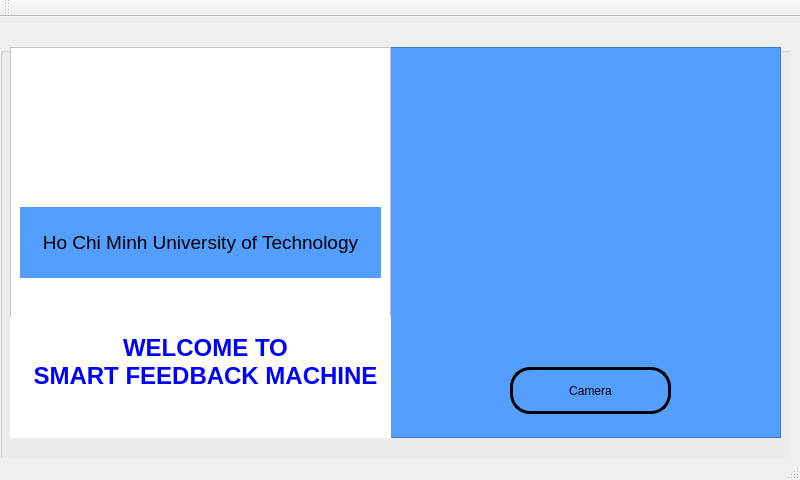
<?xml version="1.0" encoding="UTF-8"?>
<ui version="4.0">
 <class>MainWindow</class>
 <widget class="QMainWindow" name="MainWindow">
  <property name="geometry">
   <rect>
    <x>0</x>
    <y>0</y>
    <width>800</width>
    <height>480</height>
   </rect>
  </property>
  <property name="maximumSize">
   <size>
    <width>5000</width>
    <height>5000</height>
   </size>
  </property>
  <property name="windowTitle">
   <string>MainWindow</string>
  </property>
  <widget class="QWidget" name="centralWidget">
   <widget class="QStackedWidget" name="stackedWidget">
    <property name="geometry">
     <rect>
      <x>0</x>
      <y>10</y>
      <width>790</width>
      <height>470</height>
     </rect>
    </property>
    <property name="currentIndex">
     <number>0</number>
    </property>
    <widget class="QWidget" name="page">
     <widget class="QGroupBox" name="groupBox">
      <property name="geometry">
       <rect>
        <x>0</x>
        <y>20</y>
        <width>871</width>
        <height>421</height>
       </rect>
      </property>
      <property name="title">
       <string/>
      </property>
      <widget class="QFrame" name="frame">
       <property name="geometry">
        <rect>
         <x>390</x>
         <y>0</y>
         <width>391</width>
         <height>391</height>
        </rect>
       </property>
       <property name="styleSheet">
        <string notr="true">background-color: #549eff</string>
       </property>
       <property name="frameShape">
        <enum>QFrame::StyledPanel</enum>
       </property>
       <property name="frameShadow">
        <enum>QFrame::Raised</enum>
       </property>
       <widget class="QLabel" name="camera">
        <property name="geometry">
         <rect>
          <x>30</x>
          <y>10</y>
          <width>321</width>
          <height>281</height>
         </rect>
        </property>
        <property name="text">
         <string/>
        </property>
       </widget>
       <widget class="QPushButton" name="pushButton">
        <property name="geometry">
         <rect>
          <x>120</x>
          <y>320</y>
          <width>161</width>
          <height>47</height>
         </rect>
        </property>
        <property name="styleSheet">
         <string notr="true">padding: 10px 5px;
border: 3px solid black;
border-radius: 20px;</string>
        </property>
        <property name="text">
         <string>Camera</string>
        </property>
       </widget>
      </widget>
      <widget class="QFrame" name="frame_2">
       <property name="geometry">
        <rect>
         <x>10</x>
         <y>0</y>
         <width>381</width>
         <height>391</height>
        </rect>
       </property>
       <property name="styleSheet">
        <string notr="true">background-color: #ffffff</string>
       </property>
       <property name="frameShape">
        <enum>QFrame::StyledPanel</enum>
       </property>
       <property name="frameShadow">
        <enum>QFrame::Raised</enum>
       </property>
       <widget class="QLabel" name="label">
        <property name="geometry">
         <rect>
          <x>110</x>
          <y>10</y>
          <width>161</width>
          <height>141</height>
         </rect>
        </property>
        <property name="text">
         <string/>
        </property>
        <property name="pixmap">
         <pixmap resource="image.qrc">:/image/logo.png</pixmap>
        </property>
        <property name="scaledContents">
         <bool>true</bool>
        </property>
       </widget>
       <widget class="QLabel" name="name_uni_3">
        <property name="geometry">
         <rect>
          <x>10</x>
          <y>160</y>
          <width>361</width>
          <height>71</height>
         </rect>
        </property>
        <property name="styleSheet">
         <string notr="true">background-color: #549eff</string>
        </property>
        <property name="text">
         <string>&lt;!DOCTYPE HTML PUBLIC &quot;-//W3C//DTD HTML 4.0//EN&quot; &quot;http://www.w3.org/TR/REC-html40/strict.dtd&quot;&gt;
&lt;html&gt;&lt;head&gt;&lt;meta name=&quot;qrichtext&quot; content=&quot;1&quot; /&gt;&lt;style type=&quot;text/css&quot;&gt;
p, li { white-space: pre-wrap; }
&lt;/style&gt;&lt;/head&gt;&lt;body style=&quot; font-family:'Ubuntu'; font-size:11pt; font-weight:400; font-style:normal;&quot;&gt;
&lt;p align=&quot;center&quot; style=&quot; margin-top:0px; margin-bottom:0px; margin-left:0px; margin-right:0px; -qt-block-indent:0; text-indent:0px;&quot;&gt;&lt;span style=&quot; font-family:'Ubuntu'; font-size:14pt;&quot;&gt;Ho Chi Minh University of Technology&lt;/span&gt;&lt;/p&gt;&lt;/body&gt;&lt;/html&gt;</string>
        </property>
       </widget>
       <widget class="QLabel" name="label_7">
        <property name="geometry">
         <rect>
          <x>0</x>
          <y>270</y>
          <width>391</width>
          <height>131</height>
         </rect>
        </property>
        <property name="text">
         <string>&lt;html&gt;&lt;head/&gt;&lt;body&gt;&lt;p align=&quot;center&quot;&gt;&lt;span style=&quot; font-size:18pt; font-weight:600; color:#0000ff;&quot;&gt;WELCOME TO &lt;br/&gt;SMART FEEDBACK MACHINE&lt;/span&gt;&lt;/p&gt;&lt;p align=&quot;center&quot;&gt;&lt;br/&gt;&lt;/p&gt;&lt;/body&gt;&lt;/html&gt;</string>
        </property>
       </widget>
      </widget>
     </widget>
    </widget>
   </widget>
  </widget>
  <widget class="QMenuBar" name="menuBar">
   <property name="geometry">
    <rect>
     <x>0</x>
     <y>0</y>
     <width>800</width>
     <height>20</height>
    </rect>
   </property>
  </widget>
  <widget class="QToolBar" name="mainToolBar">
   <attribute name="toolBarArea">
    <enum>TopToolBarArea</enum>
   </attribute>
   <attribute name="toolBarBreak">
    <bool>false</bool>
   </attribute>
  </widget>
  <widget class="QStatusBar" name="statusBar"/>
 </widget>
 <layoutdefault spacing="6" margin="11"/>
 <resources>
  <include location="image.qrc"/>
 </resources>
 <connections/>
</ui>
